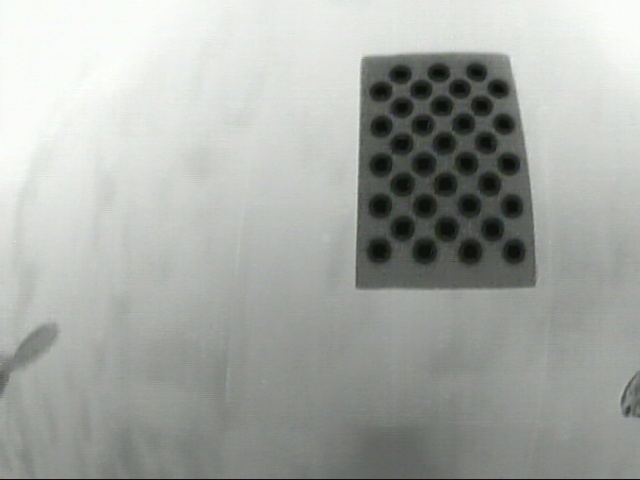
#> input picture Thermal/image1_1678088452320775985.jpg, 640 x 480 px; its folder holds only this picture in this run
$ python calib_circular_foam.py
#> lines starting #> are read from the running program, lines starting #| are printed output that depends on the picture; long printed decimals are rounded
import cv2
import glob
import numpy as np

images_folder = './Thermal/*.jpg'
images_names = sorted(glob.glob(images_folder))
images = []
for imname in images_names:
    im = cv2.imread(imname, 1)
#> im is the input picture: shape (480, 640, 3); mean B, G, R 165.9, 170.1, 167.1
    images.append(im)

# termination criteria
criteria = (cv2.TERM_CRITERIA_EPS + cv2.TERM_CRITERIA_MAX_ITER, 30, 0.001)

########################################Blob Detector##############################################

# Setup SimpleBlobDetector parameters.
blobParams = cv2.SimpleBlobDetector_Params()

# Change thresholds
blobParams.minThreshold = 40
blobParams.maxThreshold = 255

# Filter by Area.
blobParams.filterByArea = True
blobParams.minArea = 64     # minArea may be adjusted to suit for your experiment
blobParams.maxArea = 1500   # maxArea may be adjusted to suit for your experiment

blobParams.filterByColor = True
blobParams.blobColor = 0

# Filter by Circularity
blobParams.filterByCircularity = True
blobParams.minCircularity = 0.1

# Filter by Convexity
blobParams.filterByConvexity = True
blobParams.minConvexity = 0.87

# Filter by Inertia
blobParams.filterByInertia = True
blobParams.minInertiaRatio = 0.01

# Create a detector with the parameters
blobDetector = cv2.SimpleBlobDetector_create(blobParams)

rows = 5
columns = 7
scaling_factor = 1

objp = []
for i in range(columns):
    if i % 2 == 0:
        for j in range(0,rows * 2, 2):
            objp.append([i,j,0])
    else:
        for j in range(1,rows * 2, 2):
            objp.append([i,j,0])

objp = np.array(objp,dtype=np.float32)
objp = objp* scaling_factor

# objp = np.zeros((rows*columns,3), np.float32)
# objp[:,:2] = np.mgrid[0:rows,0:columns].T.reshape(-1,2)
# objp = 72* objp

###################################################################################################

# Arrays to store object points and image points from all the images.
objpoints = [] # 3d point in real world space
imgpoints = [] # 2d points in image plane.

for img in images:

    # img = cv2.resize(img,(640,480))
    img = cv2.flip(img,1)
    gray = cv2.cvtColor(img, cv2.COLOR_BGR2GRAY)
    keypoints = blobDetector.detect(gray) # Detect blobs.
    # Draw detected blobs as red circles. This helps cv2.findCirclesGrid() .
    im_with_keypoints = cv2.drawKeypoints(img, keypoints, np.array([]), (0,255,0), cv2.DRAW_MATCHES_FLAGS_DRAW_RICH_KEYPOINTS)
    im_with_keypoints_gray = cv2.cvtColor(im_with_keypoints, cv2.COLOR_BGR2GRAY)
    ret, corners = cv2.findCirclesGrid(im_with_keypoints, (rows,columns), None, flags = cv2.CALIB_CB_ASYMMETRIC_GRID)   # Find the circle grid

    if ret == True:
        objpoints.append(objp)  # Certainly, every loop objp is the same, in 3D.

        # corners = cv2.cornerSubPix(im_with_keypoints_gray, corners, (11,11), (-1,-1), criteria)    # Refines the corner locations.
        imgpoints.append(corners)

        # Draw and display the corners.
        im_with_keypoints = cv2.drawChessboardCorners(img, (rows,columns), corners, ret)

    cv2.imshow("img", im_with_keypoints) # display
    cv2.waitKey(600)
#> this loop made 1 pass
#> ret on pass 1: True
#> pass 1, `img = cv2.flip(img,1)`:
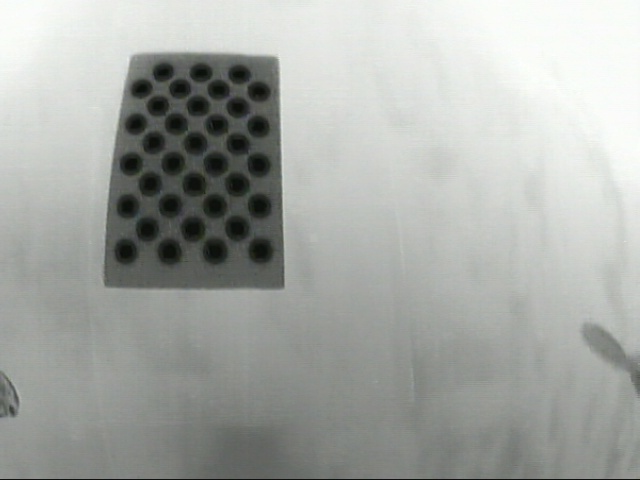
#> img: shape (480, 640, 3); mean of channels 0, 1, 2 165.9, 170.1, 167.1; drawn as B, G, R
#> pass 1, `im_with_keypoints = cv2.drawKeypoints(img, keypoints, np.array([]), (0..`:
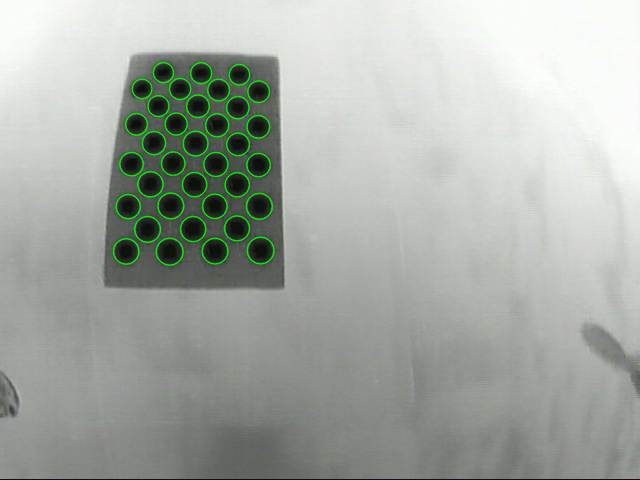
#> im_with_keypoints: shape (480, 640, 3); mean of channels 0, 1, 2 165.3, 172.1, 166.5; drawn as B, G, R
#> pass 1, `im_with_keypoints_gray = cv2.cvtColor(im_with_keypoints, cv2.COLOR_BGR..`:
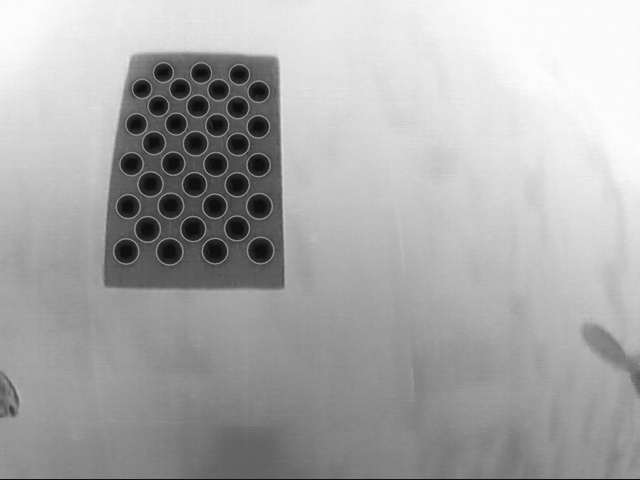
#> im_with_keypoints_gray: shape (480, 640); min 9, max 254, mean 169.7
#> after the loop:
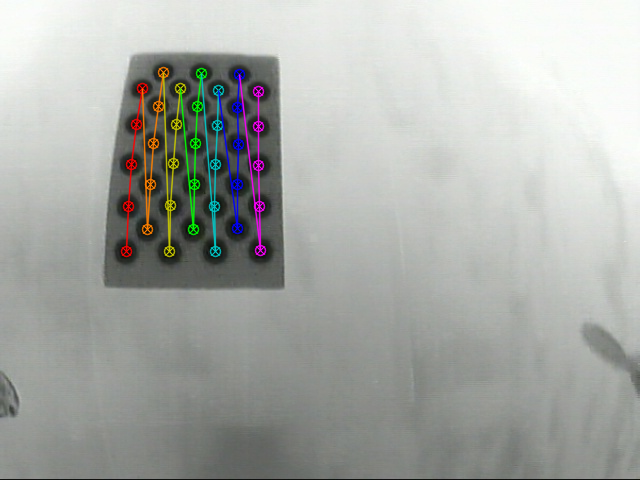
#> im_with_keypoints: shape (480, 640, 3); mean of channels 0, 1, 2 167, 171.2, 168.5; drawn as B, G, R
#> after the loop, imgpoints = 1 item; objpoints = 1 item

cv2.destroyAllWindows()

ret, mtx, dist, rvecs, tvecs = cv2.calibrateCamera(objpoints, imgpoints, gray.shape[::-1], None, None)
#> ret = 0.863; mtx = [[759.1, 0, 352.8], [0, 1085.9, 189.5], [0, 0, 1]]; dist = [[-2.01, 17.76, 0.0605, -0.271, -179.8]]; rvecs = ([2.42, -0.0451, 0.225],); tvecs = ([-10.37, 1.91, 37.89],)
print(ret)
#| 0.8633

$ run again, on Thermal/image1_1678088458387017011.jpg
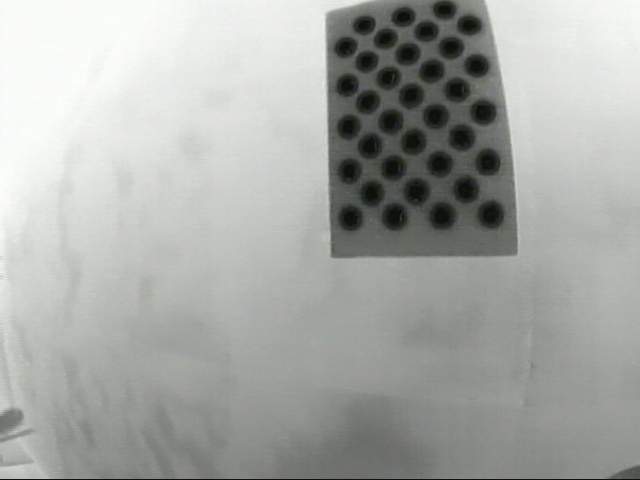
#> input picture Thermal/image1_1678088458387017011.jpg, 640 x 480 px
#> im is the input picture: shape (480, 640, 3); mean B, G, R 166.5, 170.6, 167.6
#> the loop `for img in images:` made 1 pass
#> ret on pass 1: True
#> pass 1, `im_with_keypoints_gray = cv2.cvtColor(im_with_keypoints, cv2.COLOR_BGR..`:
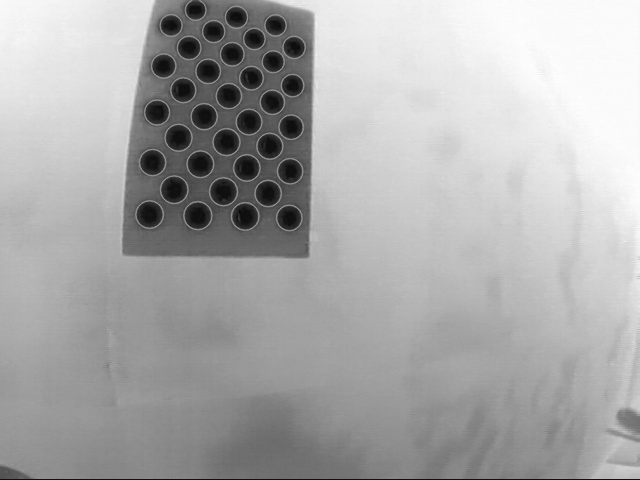
#> im_with_keypoints_gray: shape (480, 640); min 9, max 254, mean 170.2
#> after the loop `for img in images:`:
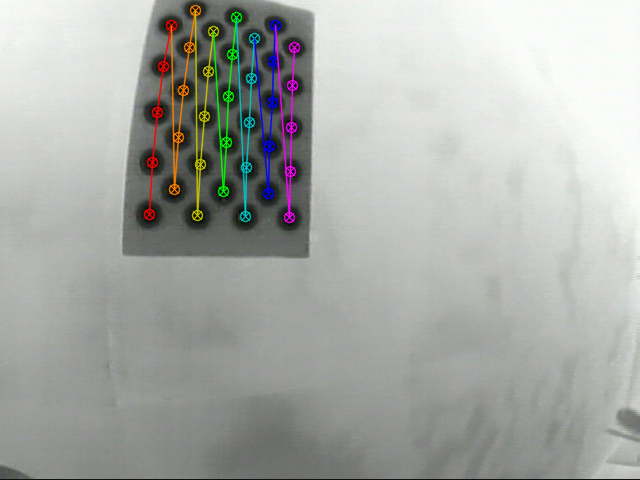
#> im_with_keypoints: shape (480, 640, 3); mean of channels 0, 1, 2 167.5, 171.8, 169.1; drawn as B, G, R
#> after the loop `for img in images:`: imgpoints = 1 item
#> `ret, mtx, dist, rvecs, tvecs = cv2.calibrateCamera(objpoints, imgpoint..`: ret = 0.476; mtx = [[109.2, 0, 308], [0, 125.2, 208], [0, 0, 1]]; dist = [[-0.034, 0.000203, -0.0024, -0.000261, 0.000104]]; rvecs = ([3.1, 0.0316, 0.268],); tvecs = ([-6.86, 0.255, 4.32],)
#| 0.4758

$ run again, on Thermal/image1_1678088453650655984.jpg
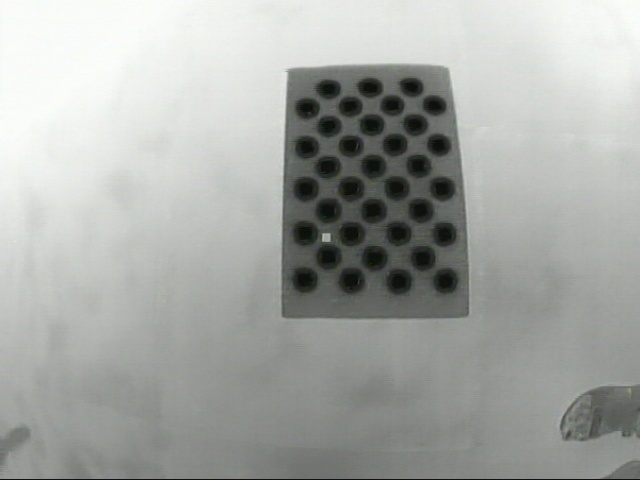
#> input picture Thermal/image1_1678088453650655984.jpg, 640 x 480 px
#> im is the input picture: shape (480, 640, 3); mean B, G, R 165.9, 169.9, 167
#> the loop `for img in images:` made 1 pass
#> ret on pass 1: True
#> pass 1, `im_with_keypoints_gray = cv2.cvtColor(im_with_keypoints, cv2.COLOR_BGR..`:
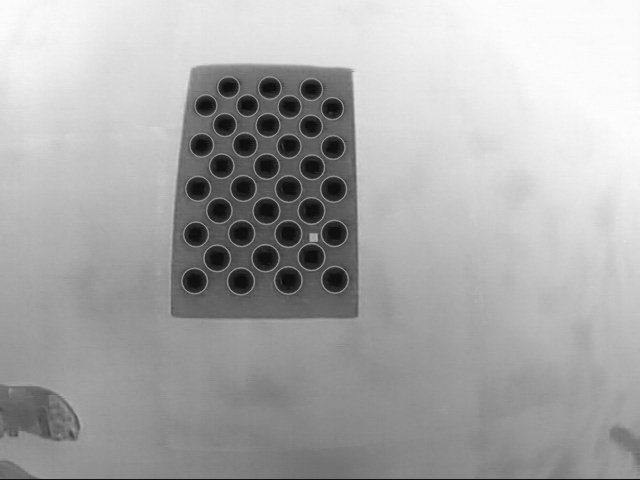
#> im_with_keypoints_gray: shape (480, 640); min 9, max 254, mean 169.6
#> after the loop `for img in images:`:
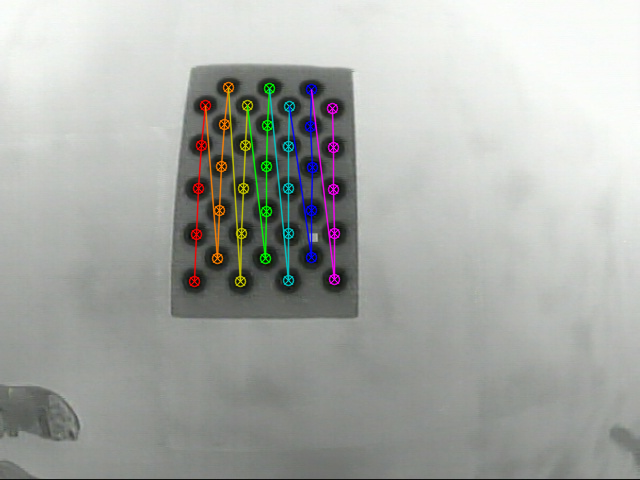
#> im_with_keypoints: shape (480, 640, 3); mean of channels 0, 1, 2 166.9, 171.1, 168.5; drawn as B, G, R
#> after the loop `for img in images:`: imgpoints = 1 item
#> `ret, mtx, dist, rvecs, tvecs = cv2.calibrateCamera(objpoints, imgpoint..`: ret = 0.423; mtx = [[232.3, 0, 320.5], [0, 232.3, 213], [0, 0, 1]]; dist = [[-0.0173, -0.376, 0.00172, 0.000122, 0.403]]; rvecs = ([3.02, -0.00516, 0.162],); tvecs = ([-5.36, 2.86, 9.44],)
#| 0.4228
